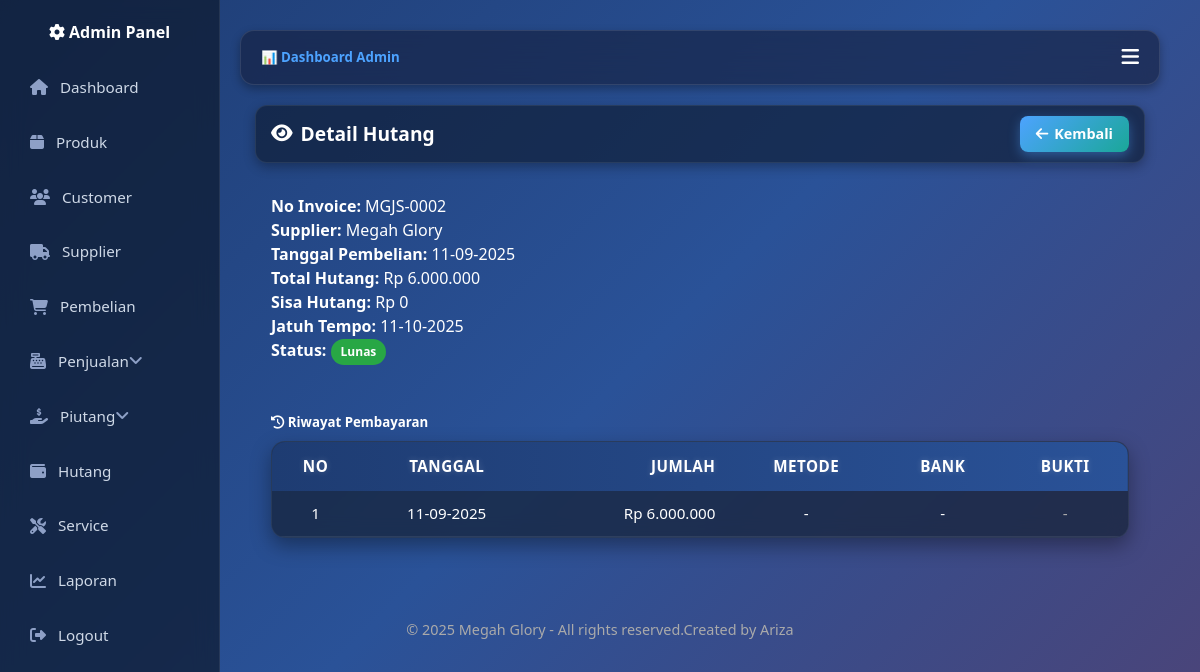
The app's page /Admin/Hutang/detail_hutang.php?id=7 (signed in) with its own data.
### tables this page shows
CREATE TABLE `hutang` (
  `id` int(11) NOT NULL,
  `pembelian_id` int(11) DEFAULT NULL,
  `jatuh_tempo` date DEFAULT NULL,
  `sisa_hutang` decimal(15,2) NOT NULL DEFAULT 0.00,
  `status` enum('Belum Lunas','Lunas') NOT NULL DEFAULT 'Belum Lunas'
);

CREATE TABLE `pembelian` (
  `id` int(11) NOT NULL,
  `no_invoice` varchar(50) DEFAULT NULL,
  `supplier_id` int(11) DEFAULT NULL,
  `tanggal` date DEFAULT NULL,
  `metode_bayar` enum('Cash','Kredit') DEFAULT 'Cash',
  `total` decimal(15,2) DEFAULT 0.00,
  `status_hutang` enum('Lunas','Belum Lunas') DEFAULT 'Lunas',
  `keterangan` text DEFAULT NULL,
  `nota_file` varchar(255) DEFAULT NULL,
  `jenis` enum('Barang','SPJ') DEFAULT 'Barang',
  `no_spj` varchar(50) DEFAULT NULL
);

CREATE TABLE `supplier` (
  `id` int(11) NOT NULL,
  `nama_supplier` varchar(100) NOT NULL,
  `alamat` text DEFAULT NULL,
  `no_telp` varchar(30) DEFAULT NULL,
  `email` varchar(100) DEFAULT NULL
);

CREATE TABLE `hutang_pembayaran` (
  `id` int(11) NOT NULL,
  `hutang_id` int(11) NOT NULL,
  `tanggal` date NOT NULL,
  `jumlah` decimal(15,2) NOT NULL,
  `created_at` timestamp NULL DEFAULT current_timestamp()
);

### Admin/Hutang/detail_hutang.php (the view, shortened to what this page needs)
<?php
include "../../config.php";
include "../../header.php";
if (!function_exists('formatRupiah')) {
    function formatRupiah($angka) {
        return "Rp " . number_format((float)$angka, 0, ",", ".");
    }
}
$id = intval($_GET['id'] ?? 0);
$hutang = $conn->query("
    SELECT h.*, p.no_invoice, s.nama_supplier, p.total, p.tanggal
    FROM hutang h
    LEFT JOIN pembelian p ON h.pembelian_id = p.id
    LEFT JOIN supplier s ON p.supplier_id = s.id
    WHERE h.id = $id
")->fetch_assoc();
?>
<div class="container-fluid">
  <div class="page-header d-flex justify-content-between align-items-center">
    <h2 class="fw-bold text-gradient mb-0">
      <i class="fa fa-eye"></i> Detail Hutang
    </h2>
    <a href="laporan_hutang.php" class="btn-add">
      <i class="fa fa-arrow-left"></i> Kembali
    </a>
  </div>
  <div class="card-dark p-3 mb-3">
    <p><strong>No Invoice:</strong> <?= htmlspecialchars($hutang['no_invoice']) ?></p>
    <p><strong>Supplier:</strong> <?= htmlspecialchars($hutang['nama_supplier']) ?></p>
    <p><strong>Tanggal Pembelian:</strong> <?= date("d-m-Y", strtotime($hutang['tanggal'])) ?></p>
    <p><strong>Total Hutang:</strong> <?= formatRupiah($hutang['total']) ?></p>
    <p><strong>Sisa Hutang:</strong> <?= formatRupiah($hutang['sisa_hutang']) ?></p>
    <p><strong>Jatuh Tempo:</strong> <?= date("d-m-Y", strtotime($hutang['jatuh_tempo'])) ?></p>
    <p><strong>Status:</strong>
      <?= $hutang['status']=="Lunas"
          ? '<span class="badge bg-success">Lunas</span>'
          : '<span class="badge bg-danger">Belum Lunas</span>' ?>
    </p>
  </div>
  <?php
  $riwayat = $conn->query("
    SELECT * FROM hutang_pembayaran
    WHERE hutang_id = $id
    ORDER BY tanggal DESC
  ");
  ?>
  <div class="card-dark p-3">
    <h5><i class="fa fa-history"></i> Riwayat Pembayaran</h5>
    <div class="table-responsive mt-2">
      <table class="table table-modern align-middle mb-0">
        <thead>
          <tr>
            <th class="text-center">No</th>
            <th class="text-center">Tanggal</th>
            <th class="text-right">Jumlah</th>
            <th class="text-center">Metode</th>
            <th class="text-center">Bank</th>
            <th class="text-center">Bukti</th>
          </tr>
        </thead>
        <tbody>
          <?php if ($riwayat && $riwayat->num_rows > 0): $no=1; ?>
            <?php while($row = $riwayat->fetch_assoc()): ?>
              <tr>
                <td class="text-center"><?= $no++ ?></td>
                <td class="text-center"><?= date("d-m-Y", strtotime($row['tanggal'])) ?></td>
                <td class="text-right"><?= formatRupiah($row['jumlah']) ?></td>
                <td class="text-center"><?= htmlspecialchars($row['metode'] ?? '-') ?></td>
                <td class="text-center"><?= htmlspecialchars($row['nama_bank'] ?? '-') ?></td>
                <td class="text-center">
                  <?php if(!empty($row['bukti_bayar'])): ?>
                    <a href="../../uploads/bukti_hutang/<?= htmlspecialchars($row['bukti_bayar']) ?>" target="_blank" class="btn-aksi btn-aksi-info">
                      <i class="fa fa-file"></i> Lihat
                    </a>
                  <?php else: ?>
                    <span class="text-muted">-</span>
                  <?php endif; ?>
                </td>
              </tr>
            <?php endwhile; ?>
          <?php else: ?>
            <tr><td colspan="6" class="text-center">Belum ada pembayaran.</td></tr>
          <?php endif; ?>
        </tbody>
      </table>
    </div>
  </div>
</div>
<?php include "../../footer.php"; ?>

### assets/css/base.css (style rules this page uses)
:root { --primary: #009688; --secondary: #6c757d; --success: #28a745; --danger: #dc3545; --warning: #ffc107; --info: #17a2b8; --light: #f8f9fa; --dark: #212529; --body-bg: #0a1930; --body-color: #ffffff; }
* { box-sizing: border-box; margin: 0; padding: 0; }
body { font-family: 'Segoe UI', sans-serif; background: linear-gradient(135deg, #1e3c72, #2a5298, #4e4376); color: var(--body-color); line-height: 1.5; }
a { text-decoration: none; color: inherit; }
.container-fluid { width: 100%; padding: 0 15px; margin: 0 auto; }
.text-center { text-align: center !important; }
.text-right { text-align: right !important; }
.text-muted { color: #aaa !important; }
.mt-2 { margin-top: .5rem !important; }
.mb-3 { margin-bottom: 1rem !important; }
.p-3 { padding: 1rem !important; }
.d-flex { display: flex !important; }
.fw-bold { font-weight: 700 !important; }
.bg-success { background-color: var(--success) !important; color: #fff !important; }

### assets/css/layout.css (style rules this page uses)
.page-header { display: flex; justify-content: space-between; align-items: center; flex-wrap: wrap; padding: 10px 15px; margin-bottom: 15px; background: rgba(15, 28, 51, 0.65); border: 1px solid rgba(255,255,255,0.08); border-radius: 12px; box-shadow: 0 4px 12px rgba(0,0,0,0.3); gap: 10px; }
.page-header h2 { margin: 0; font-size: 1.2rem; font-weight: 700; display: flex; align-items: center; gap: 8px; color: #fff; }

### assets/css/components.css (style rules this page uses)
.table-modern { width: 100%; border-collapse: separate; border-spacing: 0; border-radius: 14px; overflow: hidden; background: rgba(15, 28, 51, 0.7); backdrop-filter: blur(10px); color: #fff; box-shadow: 0 8px 20px rgba(0,0,0,0.35); font-size: 0.95rem; line-height: 1.4; border: 1px solid rgba(255,255,255,0.08); }
.table-modern thead tr { background: linear-gradient(90deg, #1e3c72, #2a5298); color: #fff; }
.table-modern thead th { padding: 14px; border: none !important; font-weight: 700; text-align: center; text-transform: uppercase; letter-spacing: 0.5px; text-shadow: 0 0 6px rgba(255,255,255,0.2); }
.table-modern td { padding: 12px 14px; vertical-align: middle; border-bottom: 1px solid rgba(255,255,255,0.08); transition: background 0.2s ease; }
.table-modern tbody tr:nth-child(odd) { background: rgba(255,255,255,0.02); }
.table-modern td:nth-child(1), .table-modern td:last-child { text-align: center; }
::placeholder { color: #aaa; }
.badge { display: inline-block; padding: 4px 10px; border-radius: 50px; font-size: 0.75rem; font-weight: 600; color: #fff; }

### assets/css/custom.css (style rules this page uses)
.btn-add { display: inline-flex; align-items: center; justify-content: center; gap: 6px; background: linear-gradient(135deg, #4da3ff, #1aa798); color: #fff !important; font-weight: 600; padding: 0 16px; height: 36px; border-radius: 8px; font-size: 0.9rem; line-height: 1; transition: all 0.3s ease; box-shadow: 0 4px 12px rgba(77,163,255,0.4); }
.btn-add i { font-size: 0.9rem; line-height: 1; }
html, body { height: 100%; margin: 0; display: flex; flex-direction: column; }

### records on screen
hutang: pembelian.no_invoice "MGJS-0002", supplier.nama_supplier "Megah Glory", pembelian.tanggal "11-09-2025", pembelian.total "Rp 6.000.000", sisa_hutang "Rp 0", jatuh_tempo "11-10-2025"
hutang_pembayaran: tanggal "11-09-2025", jumlah "Rp 6.000.000", metode "-", nama_bank "-"
